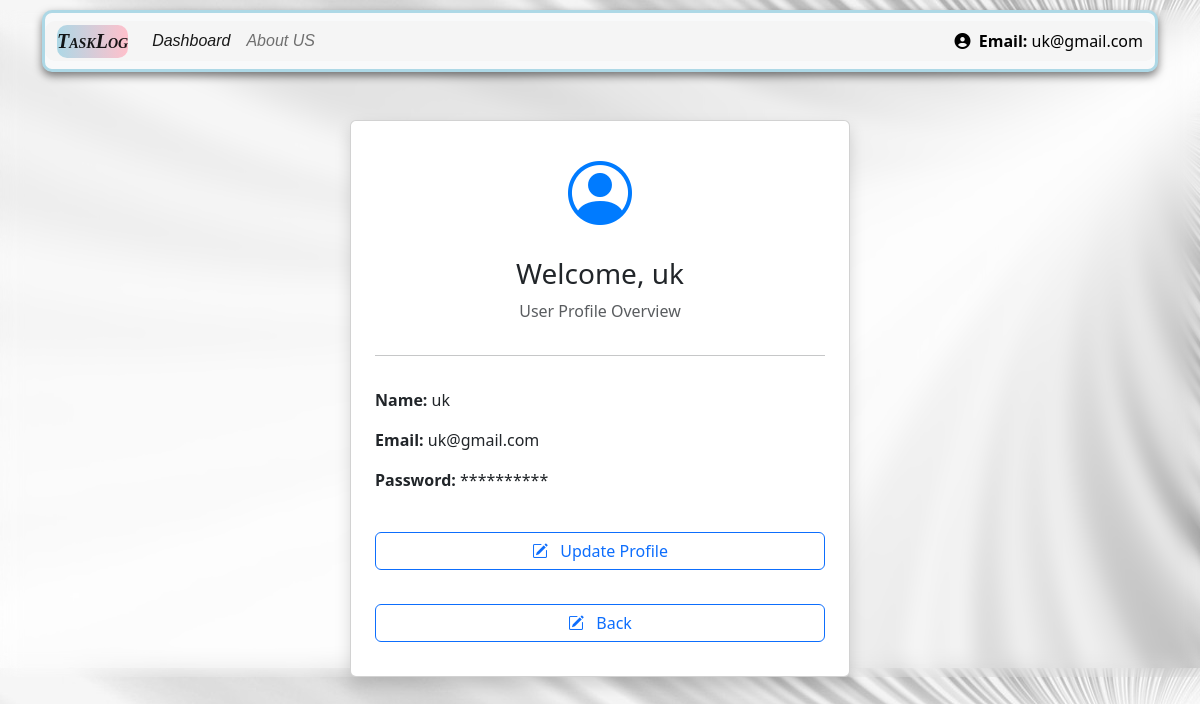
Page /userdash (signed in) on the earlier database version.
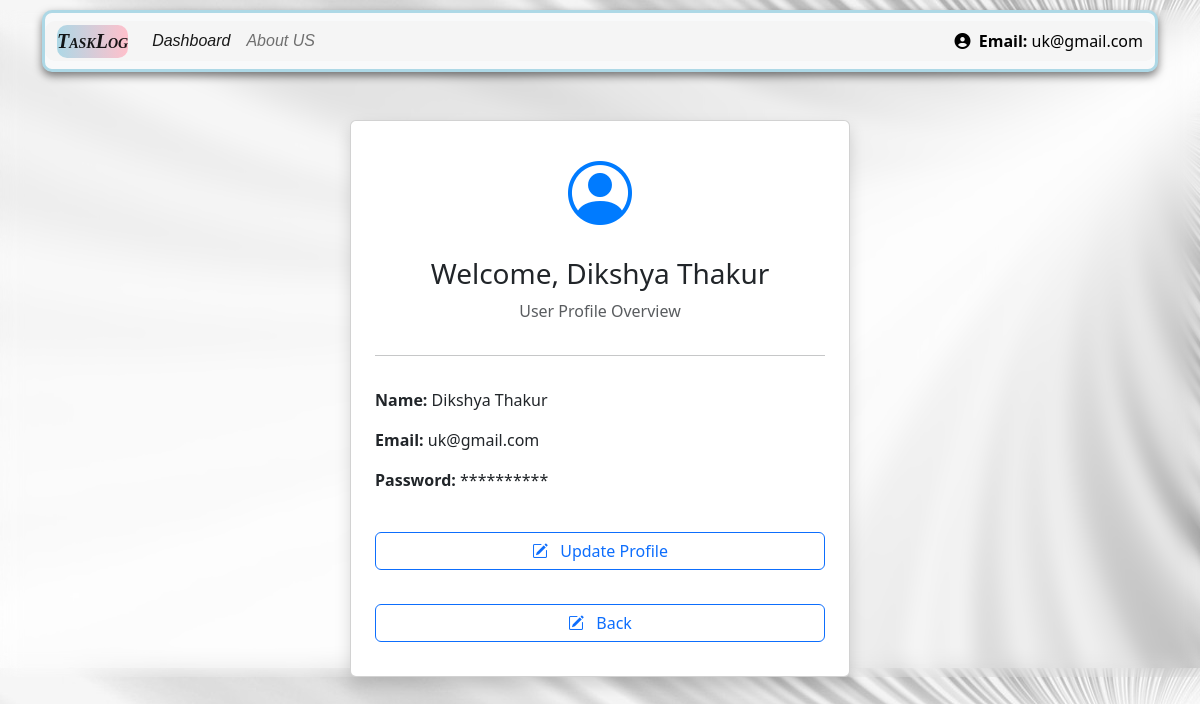
Same page on the later database version.
### app.py (models this page shows, shortened)
class user_register(db.Model, UserMixin):
    __tablename__ = "user_register"
    user_id = db.Column(db.Integer, primary_key=True)
    name = db.Column(db.String(100), nullable=False)
    email = db.Column(db.String(100), nullable=False, unique=True)
    password = db.Column(db.String(255), nullable=False)
    date_created = db.Column(db.DateTime, default=datetime.utcnow)

### app.py (the view)
@app.route('/userdash')
@login_required
def userdash():
    return render_template("userdash.html", user=current_user)

### app.py (called while the page is built)
@login_manager.user_loader
def load_user(user_id):
    return user_register.query.get(int(user_id))

### templates/userdash.html
{% extends "base.html" %}
{% block body %}
<div class="container mt-5 d-flex justify-content-center">
    <div class="card shadow p-4" style="max-width: 500px; width: 100%;">
        <div class="text-center">
            <i class="bi bi-person-circle" style="font-size: 4rem; color: #007bff;"></i>
            <h3 class="mt-3">Welcome, {{ user.name }}</h3>
            <p class="text-muted">User Profile Overview</p>
        </div>
        <hr>
        <div class="mt-3">
            <p><strong>Name:</strong> {{ user.name }}</p>
            <p><strong>Email:</strong> {{ user.email }}</p>
            <p><strong>Password:</strong> **********</p>
        </div>
        <div class="text-center mt-4">
            <a href="{{ url_for('updateuser', user_id=user.user_id) }}" class="btn btn-outline-primary w-100">
                <i class="bi bi-pencil-square me-2"></i> Update Profile
            </a>
        </div>
        <div class="text-center mt-4">
            <a href="{{ url_for('dashboard', ) }}" class="btn btn-outline-primary w-100">
                <i class="bi bi-pencil-square me-2"></i> Back
            </a>
        </div>
    </div>
</div>
{% endblock body %}

### templates/base.html (shortened to what this page needs)
<!doctype html>
<html lang="en">
  <head>
    <link rel ="stylesheet" href="{{url_for('static', filename='css/style.css')}}">
    <link href="https://cdn.jsdelivr.net/npm/bootstrap@5.1.3/dist/css/bootstrap.min.css" rel="stylesheet">
    <link rel="stylesheet" href="https://cdn.jsdelivr.net/npm/bootstrap-icons@1.10.5/font/bootstrap-icons.css">
    <link href="https://cdn.jsdelivr.net/npm/bootstrap@5.3.0/dist/css/bootstrap.min.css" rel="stylesheet">
    <link href="https://cdnjs.cloudflare.com/ajax/libs/font-awesome/6.5.0/css/all.min.css" rel="stylesheet">
</head>
<body>
    <div class= "container" my-3>
        <nav class="navbar navbar-expand-lg navbar-light bg-light">
            <div class="container-fluid">
              <a class="navbar-brand" href="/">TaskLog </a>
              <div class="collapse navbar-collapse" id="navbarSupportedContent">
                <ul class="navbar-nav me-auto mb-2 mb-lg-0">
                  <li class="nav-item">
                    <a class="nav-link active" aria-current="page" href="/dashboard">Dashboard</a>
                  </li>
                  <li class="nav-item">
                    <a class="nav-link" href="/userdata">About US</a>
                  </li>
                  <li class="nav-item">
                    <a class="nav-link active"></a>
                  </li>
                </ul>
                <div class="d-flex align-items-center">
                  {% if current_user.is_authenticated %}
                    <span class="nav-user"><i class="fas fa-user-circle me-1"></i> <strong>Email:</strong> {{ current_user.email }}</span>
                  {% else %}
                    <span class="nav-user"><i class="fas fa-user-circle me-1"></i> Welcome, Guest</span>
                  {% endif %}
                </div>
              </div>
            </div>
          </nav>
          <div class="container">
            {% block body %}
            {% endblock body %}
          </div>
</body>
</html>

Differences in the rows shown:
changed user_register "uk@gmail.com": name "uk" → "Dikshya Thakur"
